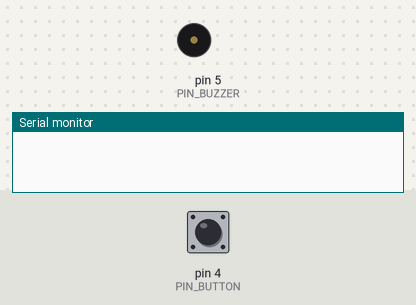
A sketch run on a simulated Arduino Uno, built with avr-gcc and run on an emulated ATmega328P. Parts: buzzer (waves = sounding, pin HIGH), the last lines printed to the serial monitor. Inputs (shaded band) come from the test bench; at power-on: pin 4 (PIN_BUTTON) LOW.

Above: at 1.2 s.
1.3 s: pin 4 (PIN_BUTTON) pulled HIGH for 1 s
At 1.68 s:
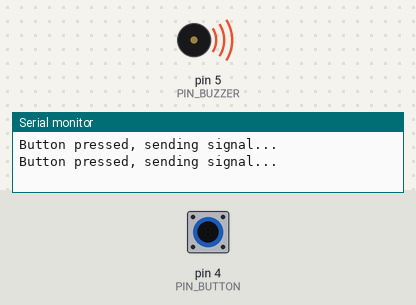
4.3 s: pin 4 (PIN_BUTTON) pulled HIGH for 3.2 s
At 7.8 s:
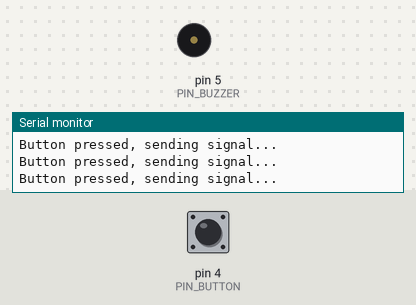
Timing chart, 0 to 9.3 s (numbered marks = the images above; inputs shaded):
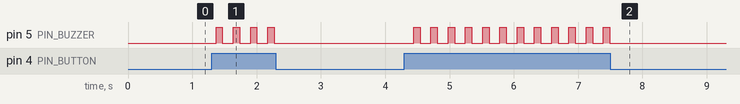

The sketch:

IR_Tranmitter_2.ino
```cpp
// (licence header left out)
#include <IRremote.h>

/* IR Transmitter D3 */
#define PIN_SEND 3
/* Button D5 */
#define PIN_BUTTON 4
/* Buzzer D4 */
#define PIN_BUZZER 5

void setup()
{
  // Initialize serial connection to print on the Serial Monitor of the Arduino IDE
  Serial.begin(9600);
  // Initializes IR Transmitter.yr
  IrSender.begin(PIN_SEND);

  // Set PIN_BUZZER as output and PIN_BUTTON as input
  pinMode(PIN_BUZZER, OUTPUT);
  pinMode(PIN_BUTTON, INPUT);
}

void loop()
{
  int buttonState = digitalRead(PIN_BUTTON);

  if (buttonState == HIGH) {
    Serial.println("Button pressed, sending signal...");

    /* Player 1 */
    // if receives a signal from D5, then send the following to D3
    IrSender.sendNEC(0x1111, 0x34, true, 0);

    /* Player 2 */
    // if receives a signal from D5, then send the following to D3
    //IrSender.sendNEC(0x1010, 0x34, true, 0);

    /* set buzzer as high for 100ms */
    digitalWrite(PIN_BUZZER, HIGH);
    delay(100);
    digitalWrite(PIN_BUZZER, LOW);
  }

  // Wait for 100ms
  delay(100);
}
```

Measured:
- after the input at 1.3 s, pin 5 (PIN_BUZZER): alternates HIGH for 0.10 s and LOW for 0.17 s, 8 changes in all, then stays LOW, starting after 0.07 s
- after the input at 4.3 s, pin 5 (PIN_BUZZER): alternates HIGH for 0.10 s and LOW for 0.17 s, 24 changes in all, then stays LOW, starting after 0.14 s
